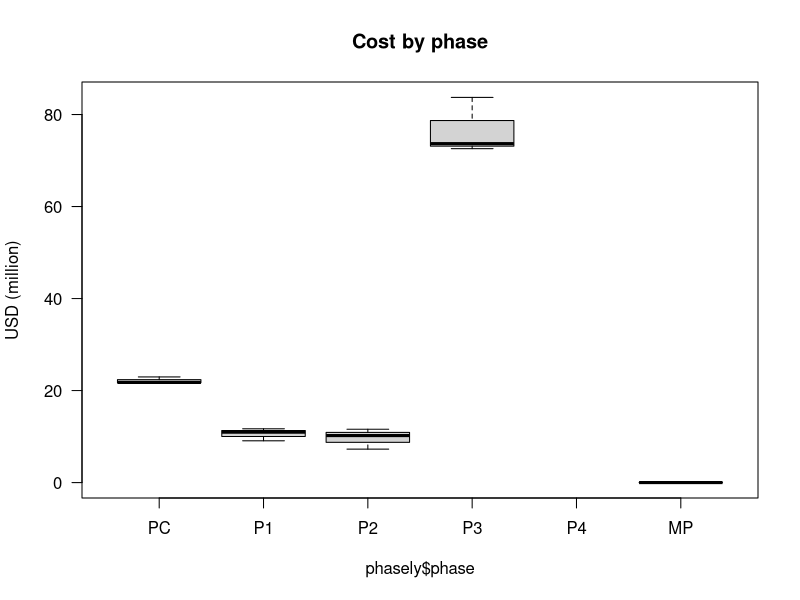
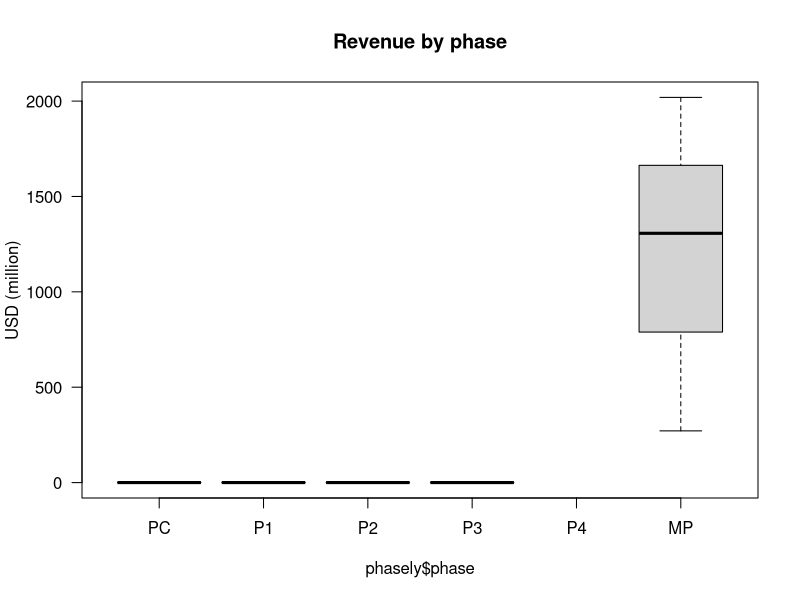
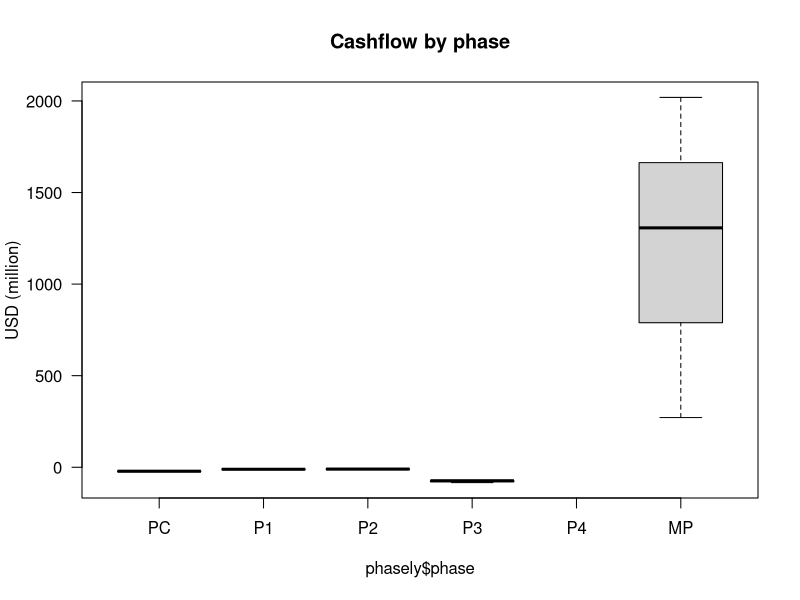
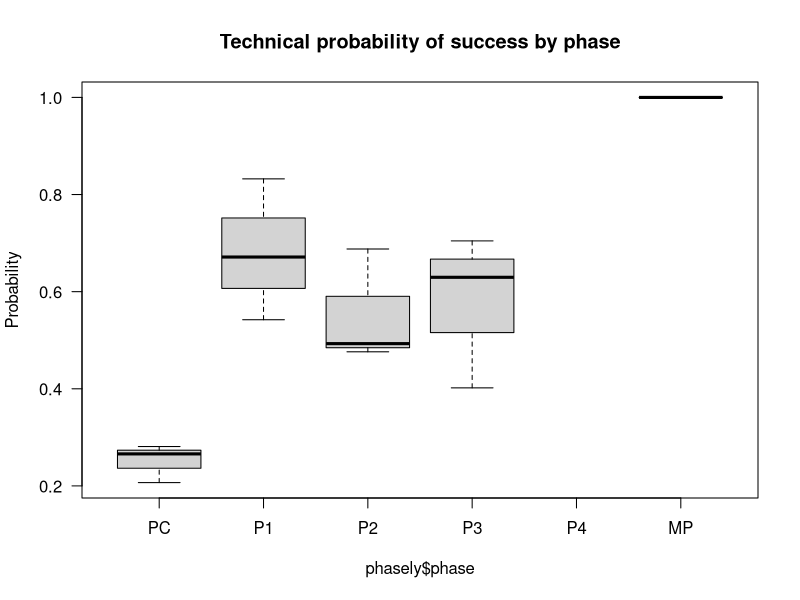
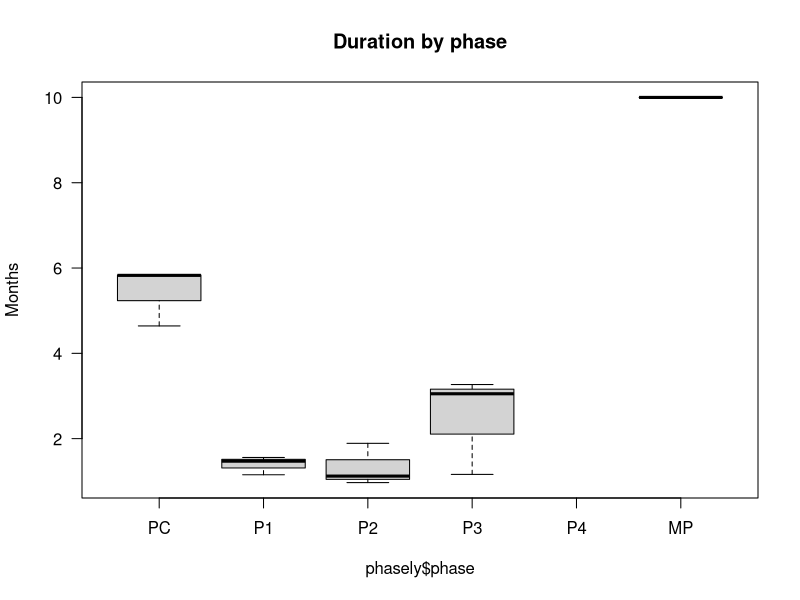
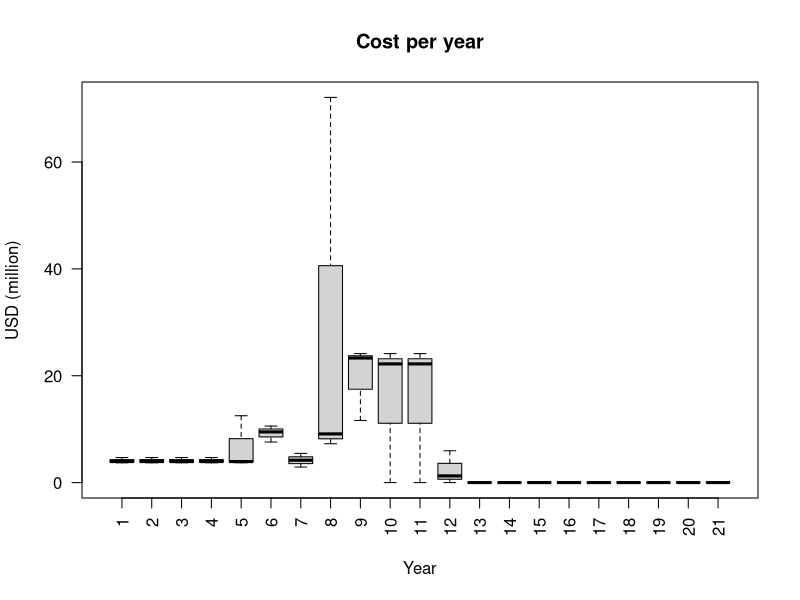
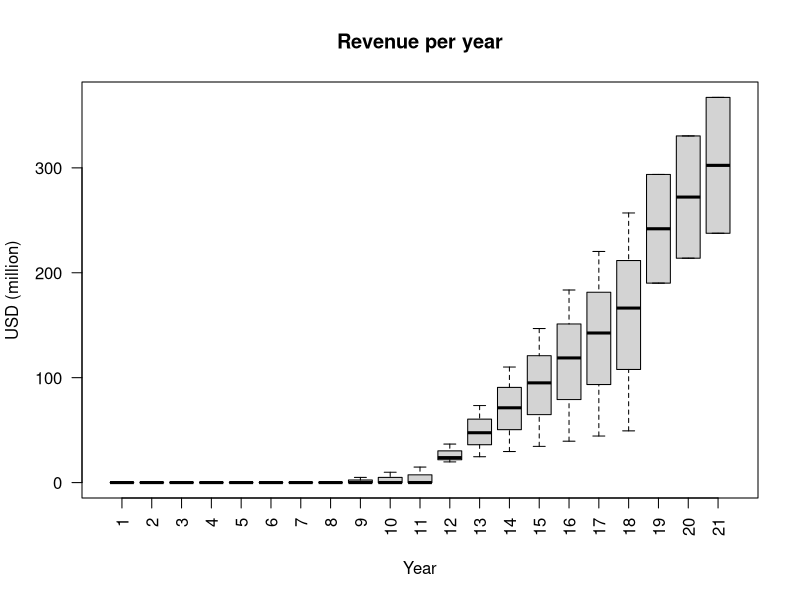
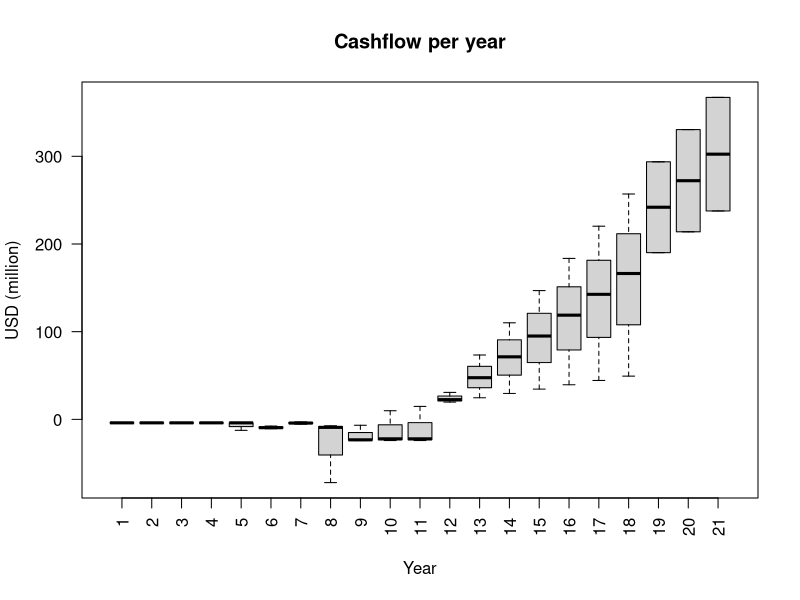

These charts were generated, in order, by the following R code:
# Dependencies
library(dplyr)

# Visual config
options(tibble.width = Inf) # Always print all tibble cols

# Data config
set.seed(1)
N     = 3
YEARS = 25


# Same across all phases
discount.rate <- runif(N, 0.09, 0.24)

# Sample: Pre Clinical
pc <- data.frame(subject=1:N, phase='PC', stage=1)
pc$time             <- runif(N, min=4.3, max=6)
pc$cost             <- runif(N, min=19, max=23.2)
pc$revenue          <- rep(0, N)
pc$prob             <- runif(N, min=0.175, max=0.69)
pc$discount.rate    <- discount.rate

# Sample: Phase 1
p1 <- data.frame(subject=1:N, phase='P1', stage=2)
p1$time             <- runif(N, min=0.75, max=1.8)
p1$prob             <- runif(N, min=0.25, max=0.837)
p1$cost             <- runif(N, min=7.3, max=12)
p1$revenue          <- rep(0, N)
p1$discount.rate    <- discount.rate

# Sample: Phase 2
p2 <- data.frame(subject=1:N, phase='P2', stage=3)
p2$time             <- runif(N, min=0.75, max=2.5)
p2$revenue          <- rep(0, N)
p2$cost             <- runif(N, min=7.12, max=18.72)
p2$prob             <- runif(N, min=0.34, max=0.74)
p2$discount.rate    <- discount.rate

# Sample: Phase 3
p3 <- data.frame(subject=1:N, phase='P3', stage=4)
p3$cost             <- runif(N, min=26.88, max=121.68)
p3$prob             <- runif(N, min=0.314, max=0.786)
p3$time             <- runif(N, min=0.83, max=3.9)
p3$revenue          <- rep(0, N)
p3$discount.rate    <- discount.rate

# Sample: Phase 4
p4 <- data.frame(subject=1:N, phase='P4', stage=5)
p4$time             <- runif(N, min=0.5, max=1.04)
p4$prob             <- runif(N, min=0.83, max=0.99)
p4$cost             <- rep(98.297168, N)
p4$revenue          <- rep(0, N)
p4$discount.rate    <- discount.rate

# Sample: Market sales
sales <- data.frame(subject=1:N, phase='MP', stage=6)
sales$prob          <- 1
sales$cost          <- 0
sales$revenue       <- runif(N, min=218, max=2500)
sales$time          <- 10
sales$discount.rate <- discount.rate

# Combine all phases into single dataset
phasely <- data.frame()
phasely <- rbind(phasely, pc, p1, p2, p3, sales)
phasely$phase <- factor(phasely$phase, levels=c('PC','P1','P2','P3','P4','MP'))


# Compute: Cashflow
phasely$cashflow <- phasely$revenue - phasely$cost


# Summarize
boxplot(phasely$cost~phasely$phase, ylab='USD (million)', main='Cost by phase', las=1)
boxplot(phasely$revenue~phasely$phase, ylab='USD (million)', main='Revenue by phase', las=1)
boxplot(phasely$cashflow~phasely$phase, ylab='USD (million)', main='Cashflow by phase', las=1)
boxplot(phasely$prob~phasely$phase, ylab='Probability', main='Technical probability of success by phase', las=1)
boxplot(phasely$time~phasely$phase, ylab='Months', main='Duration by phase', las=1)



# Compute: Time to phase
phasely <- phasely %>% group_by(subject) %>%
  mutate(time.to = cumsum(time) - time,
         time.from = sum(time) - cumsum(time) + time)


# Compute: Cashflow slope and offset
# TODO: Separate market into separate dataset and then do the yearly calc for
# two datasets so that we don't have to deal with exceptions and instead simply
# assume that everything is either constantly or linearly distributed in the
# development and market data set respectively.
phasely$cashflow.a <- ifelse(phasely$phase=='MP', ((phasely$cashflow * 2 / (phasely$time + 1)) / phasely$time), 0)
phasely$cashflow.b <- ifelse(phasely$phase=='MP', 0, (phasely$cashflow / phasely$time))
phasely$cost.a     <- ifelse(phasely$phase=='MP', ((phasely$cost * 2 / (phasely$time + 1)) / phasely$time), 0)
phasely$cost.b     <- ifelse(phasely$phase=='MP', 0, (phasely$cost / phasely$time))
phasely$revenue.a  <- ifelse(phasely$phase=='MP', ((phasely$revenue * 2 / (phasely$time + 1)) / phasely$time), 0)
phasely$revenue.b  <- ifelse(phasely$phase=='MP', 0, (phasely$revenue / phasely$time))
phasely$prob.a     <- 0
phasely$prob.b     <- phasely$prob ^ (1/phasely$time)

# Transform: To cashflows over time
cashflows <- data.frame()
for (x in 1:ceiling(max(phasely$time) + 1)) {
  # Prepare
  t              <- x + phasely$time.to
  within_phase   <- x <= phasely$time
  not_whole_year <- x-phasely$time>0 & x-phasely$time<1
  discount.rate  <- phasely$discount.rate
  # Compute: yearly
  base_cashflow      <- ifelse(within_phase, phasely$cashflow.a * x + phasely$cashflow.b, 0)
  remainder_cashflow <- ifelse(not_whole_year, (phasely$time-floor(phasely$time))*(phasely$cashflow/phasely$time), 0)
  base_cost          <- ifelse(within_phase, phasely$cost.a * x + phasely$cost.b, 0)
  remainder_cost     <- ifelse(not_whole_year, (phasely$time-floor(phasely$time))*(phasely$cost/phasely$time), 0)
  base_revenue       <- ifelse(within_phase, phasely$revenue.a * x + phasely$revenue.b, 0)
  remainder_revenue  <- ifelse(not_whole_year, (phasely$time-floor(phasely$time))*(phasely$revenue/phasely$time), 0)
  base_prob          <- ifelse(within_phase, phasely$prob.a * x + phasely$prob.b, 0)
  remainder_prob     <- ifelse(not_whole_year, phasely$prob / ((phasely$prob.a*x+phasely$prob.b) ^ floor(phasely$time)), 0)
  # NOTE: The remainder is computed by assuming that the value is evenly
  # distributed over the whole phase (i.e. constantly). If this is not true
  # then the remainder will be incorrectly computed. However, since we assume
  # that phase properties are indeed constantly distributed over the course of
  # the phase, it is not a problem for phase properties. While we do assume
  # that market sales grow linearly this is not a problem since there will be
  # no remainder given that we assume that all markets span 10 years. However,
  # please be very careful and make sure you get this right!!
  # NOTE: This computation is a bit odd since there will never be a base
  # cashflow and a remainder at the same time.
  cashflow  <- base_cashflow + remainder_cashflow
  cost      <- base_cost + remainder_cost
  revenue   <- base_revenue + remainder_revenue
  prob      <- base_prob + remainder_prob
  # Make data frame
  subject    <- phasely$subject
  phase.year <- x
  phase      <- phasely$phase
  year       <- floor(t)
  df        <- data.frame(subject, phase.year, t, year, phase, cashflow, cost, revenue, prob, discount.rate)
  df        <- df[cashflow != 0 | prob > 0, ] # No need to keep years without cashflow
  cashflows <- rbind(cashflows, df)
}

# Compute: Present Value (PV)
cashflows$pv0 <- cashflows$cashflow / ((1 + cashflows$discount.rate) ^ cashflows$t)

# Sort: By subject then time
cashflows <- arrange(cashflows, subject, t)

# Compute: Cumulative properties
cashflows <- cashflows %>% group_by(subject) %>%
  mutate(discount.rate = unique(discount.rate),
         cum.cashflow  = cumsum(cashflow),
         cum.revenue   = cumsum(revenue),
         cum.cost      = cumsum(cost),
         cum.prob      = cumprod(prob),
         rem.prob      = prod(prob) / cumprod(prob) # TODO: I'm NOT sure this is correct!)
         )

# Transform: Into enpvs
enpvs <- cashflows %>% group_by(subject) %>%
  summarise(enpv0 = sum(pv0))


# Transform: To yearly
yearly <- cashflows %>% group_by(subject, year) %>%
  summarise(cashflow     = sum(cashflow),
            cost         = sum(cost),
            revenue      = sum(revenue),
            prob         = prod(prob),
            pv0           = sum(pv0),
            cum.cashflow = tail(cum.cashflow, n=1),
            cum.revenue  = tail(cum.revenue, n=1),
            cum.cost     = tail(cum.cost, n=1),
            cum.prob     = tail(cum.prob, n=1),
            rem.prob     = tail(rem.prob, n=1))

# Plot: Yearly data
boxplot(yearly$cost ~ yearly$year, xlab='Year', ylab='USD (million)', las=2, main='Cost per year')
boxplot(yearly$revenue ~ yearly$year, xlab='Year', ylab='USD (million)', las=2, main='Revenue per year')
boxplot(yearly$cashflow ~ yearly$year, xlab='Year', ylab='USD (million)', las=2, main='Cashflow per year')
boxplot(yearly$prob ~ yearly$year, xlab='Year', ylab='Probability of success', las=2, main='Technical probability of success, per year')
boxplot(yearly$pv0 ~ yearly$year, xlab='Year', ylab='Present Value (PV) from 0', las=2, main='Present Value (PV) of different years from year 0')

# Plot: Cumulative yearly data
boxplot(yearly$cum.cost ~ yearly$year, las=2, xlab='Year', ylab='USD (million)', main='Cumulative cost per year')
boxplot(yearly$cum.revenue ~ yearly$year, las=2, xlab='Year', ylab='USD (million)', main='Cumulative revenue per year')
boxplot(yearly$cum.cashflow ~ yearly$year, las=2, xlab='Year', ylab='USD (million)', main='Cumulative cashflow per year')
boxplot(yearly$cum.prob ~ yearly$year, las=2, xlab='Year', ylab='Probability', main='Probability of reaching year')
boxplot(yearly$rem.prob ~ yearly$year, las=2, xlab='Year', ylab='Probability', main='Remaining probability of success per year')

# Plot: ENPV
boxplot(enpvs$enpv0, las=2, xlab='Year', ylab='ENPV', main='ENPV from different years')
